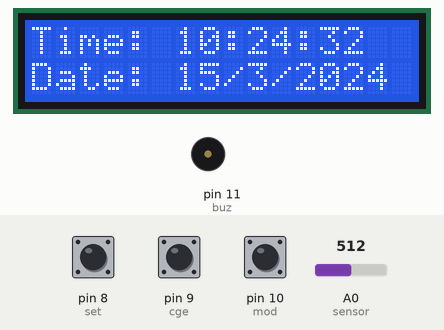
Simulated run of this sketch. Board: Arduino Uno, built with avr-gcc and run on an emulated ATmega328P. On the bench: 16×2 character LCD, buzzer (waves = sounding, pin HIGH). The inputs (shaded band) are chosen by the test bench; at power-on: A0 (sensor) = 512, pin 10 (mod) HIGH, pin 8 (set) HIGH, pin 9 (cge) HIGH. The local clock reads 2024-03-15 10:24:30 at power-on unless the sketch sets it; EEPROM starts erased.

Above: at 3.2 s.
3.3 s: A0 (sensor) set to 197
7.5 s: A0 (sensor) set to 170
At 12.1 s:
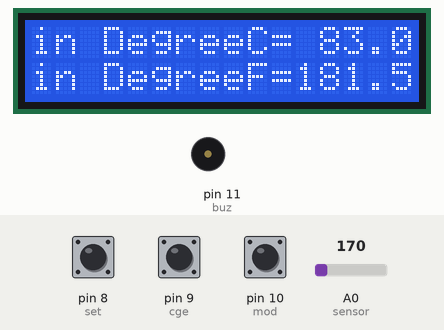
16.2 s: pin 10 (mod) pulled LOW for 3 s
At 20.6 s:
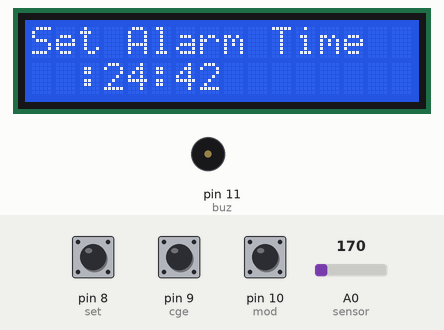
20.7 s: pin 8 (set) pulled LOW for 3 s
At 24.0 s:
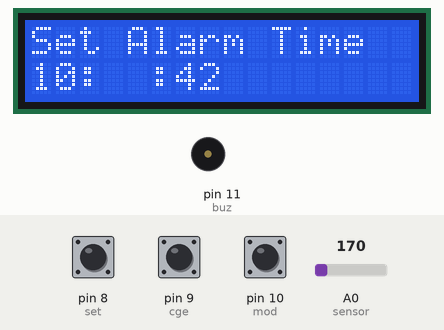
25.4 s: pin 8 (set) pulled LOW for 3 s
At 30.3 s:
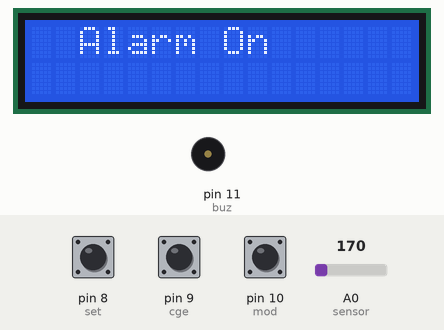
34.9 s: A0 (sensor) set to 122
At 38.3 s:
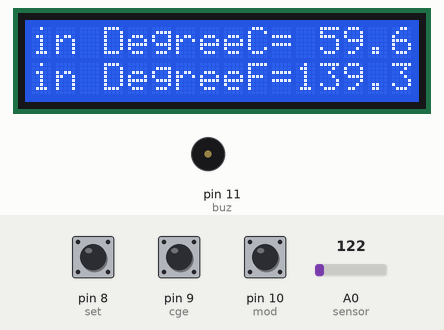
Timing chart, 0 to 39.8 s (numbered marks = the images above; inputs shaded):
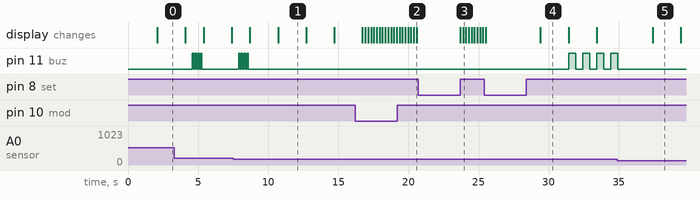

The sketch:

Final_Proj.ino
```cpp
 #include <Wire.h>
#include<EEPROM.h>
#include <RTClib.h>
#include <LiquidCrystal.h>
LiquidCrystal lcd(2, 3, 4, 5, 6, 7);
RTC_DS1307 RTC;
int tmp,Inc,hor,mIn,add=11;
int set=8;
int cge=9;
int mod=10;
int off=0;
int sensor=A0;

float tempc;  //variable to store temperature in degree Celsius
float tempf;  //variable to store temperature in Fahreinheit
float vout;  //temporary variable to hold sensor reading
int count_flag = 0;
#define buz 11
int Hor,Min,Sec;
///////////////////////////////////////Function to adjust the time//////////////////////////////////

void time()
{
    int tmp=1,mins=0,hors=0,secs=0;
    while(tmp==1)
    {
     off=0;
     if(digitalRead(cge)==0)
     {
      Hor++;
      if(Hor==24)
      {
       Hor=0;
      }
     }
     lcd.clear();
     lcd.setCursor(0,0);
     lcd.print("Set Alarm Time ");

    lcd.setCursor(0,1);
    if(Hor<=9)
    lcd.print("0");
    lcd.print(Hor);
    lcd.print(":");
    lcd.print(Min);
    lcd.print(":");
    lcd.print(Sec);
    delay(200);
    lcd.setCursor(0,1);
    lcd.print("  ");
    lcd.print(":");
    lcd.print(Min);
    lcd.print(":");
    lcd.print(Sec);
    delay(200);
    if(digitalRead(set)==0)
    {
      hor=Hor;
      EEPROM.write(add++,hor);
     tmp=2;
     while(digitalRead(set)==0);
    }
    }

    while(tmp==2)
    {
     if(digitalRead(cge)==0)
     {
      Min++;
      if(Min==60)
      {Min=0;}
     }
    lcd.setCursor(0,1);
    lcd.print(Hor);
    lcd.print(":");
     if(Min<=9)
    lcd.print("0");
    lcd.print(Min);
    lcd.print(":");
    lcd.print(Sec);
    lcd.print("  ");
    delay(200);
     lcd.setCursor(0,1);
    lcd.print(Hor);
    lcd.print(":");
    lcd.print("  ");
    lcd.print(":");
    lcd.print(Sec);
    lcd.print("  ");
    delay(200);
      if(digitalRead(set)==0)
      {
       mIn=Min;
       EEPROM.write(add++, mIn);
       tmp=0;
       while(digitalRead(set)==0);
      }
    }
    off=1;
    delay(10);
}
///////////////////////////////////////////function to sound the buzzer//////////////////////////////////
void Buz()
{
  if(digitalRead(set)==0)
  off=0;
  if(off==1)
  {
   digitalWrite(buz,HIGH);
   delay(500);

   digitalWrite(buz, LOW);
   delay(500);
  }
}
//////////////////////////////////////////function to compare the alarm time with current RTC time//////////////////
void TimeCheck()
{
  int tem[17];
  for(int i=11;i<17;i++)
  {
    tem[i]=EEPROM.read(i);
  }


  if(Hor == tem[11] && Min == tem[12] && off==1)
  {

   add=11;
   Buz();
   Buz();

   lcd.clear();
   lcd.print("Wake UP....");
   lcd.setCursor(0,1);
   lcd.print("...........alarm");
   Buz();
   Buz();

   }
}
////////////////////////////////////////////////////////////setup///////////////////////////
void setup()
{
 Wire.begin();
 RTC.begin();
 lcd.begin(16,2);
 pinMode(cge, INPUT);
 pinMode(set, INPUT);
 pinMode(mod, INPUT);
 pinMode(buz, OUTPUT);
 pinMode(sensor,INPUT);
 digitalWrite(set, HIGH);
 digitalWrite(mod, HIGH);
 digitalWrite(cge, HIGH);


   lcd.setCursor(0,0);
   lcd.print("Abhishek &");
   lcd.setCursor(0,1);
   lcd.print("Biswajeet");
   delay(2000);

 if(!RTC.isrunning())
 {
 RTC.adjust(DateTime(__DATE__,__TIME__));
 }
}
////////////////////////////////////////////////////////////loop/////////////////////////////////////
void loop()
{
   DateTime now = RTC.now();
   if(digitalRead(mod) == 0)
   {
    current();
    time();
    delay(1000);
    lcd.clear();
    lcd.setCursor(0,0);
    lcd.print("  Alarm On");
    delay(2000);
   }

 lcd.clear();
 lcd.setCursor(0,0);
 lcd.print("Time:");
 lcd.setCursor(6,0);
 Hor=now.hour(),DEC;
 if(Hor<=9)
 {
  lcd.print("0");
  lcd.print(Hor=now.hour(),DEC);
 }
 else
 lcd.print(Hor=now.hour(),DEC);
 lcd.print(":");
 Min=now.minute(),DEC;
 if(Min<=9)
 {
 lcd.print("0");
 lcd.print(Min=now.minute(),DEC);
 }
 else
 lcd.print(Min=now.minute(),DEC);

 lcd.print(":");
 Sec=now.second(),DEC;
 if(Sec<=9)
 {
  lcd.print("0");
  lcd.print(Sec=now.second(),DEC);
 }
 else
 lcd.print(Sec=now.second(),DEC);
 lcd.setCursor(0,1);
 lcd.print("Date: ");
 lcd.print(now.day(),DEC);
 lcd.print("/");
 lcd.print(now.month(),DEC);
 lcd.print("/");
 lcd.print(now.year(),DEC);
 TimeCheck();

 delay(2000);
 if(Min == EEPROM.read(12) + 1 && count_flag < 2)
   {
    count_flag++;
    lcd.clear();
    lcd.print("dds");
   int ttt= EEPROM.read(12);

   EEPROM.update(12,ttt+3);
   }
   if(count_flag >= 2)
   {
    count_flag = 0;
   }
 temp();

}

///////////////////////////////////////////////////////tempreture check//////////////////////////////////////////////
void temp()
{
//  int temp = analog.read()
//  Serial.print("Temperature:-");
//  lcd.clear();
//  lcd.setCursor(0,0);
//  lcd.print("Temperature:-");
//  delay(300);

 vout=analogRead(sensor);
 vout=(vout*500)/1023;
 tempc=vout; // Storing value in Degree Celsius
 tempf=(vout*1.8)+32; // Converting to Fahrenheit
 lcd.setCursor(0,0);
 if(tempc > 90)
 {
    lcd.clear();
    lcd.print("Danger");
    delay(500);
    digitalWrite(buz,HIGH);
   delay(100);

   digitalWrite(buz, LOW);
   delay(100);
    digitalWrite(buz,HIGH);
   delay(100);

   digitalWrite(buz, LOW);
   delay(100);
   digitalWrite(buz,HIGH);
   delay(100);

   digitalWrite(buz, LOW);
   delay(100);
   digitalWrite(buz,HIGH);
   delay(100);

   digitalWrite(buz, LOW);
   delay(100);
 }
 if(tempc < 90){
 lcd.print("in DegreeC= ");
 lcd.print(tempc);
 lcd.setCursor(0,1);
 lcd.print("in DegreeF=");
 lcd.print(tempf);
 delay(2000); //Delay of 1 second for ease of viewing in serial monitor
 }
}


///////////////////////////////////////////////////////function to get current RTC time//////////////////////////////
void current()
{
  lcd.setCursor(0,1);
  lcd.print(Hor);
  lcd.print(":");
  lcd.print(Min);
  lcd.print(":");
  lcd.print(Sec);
}
```

Measured:
- the behaviour switches between 185 and 184 on A0 (sensor) (found by bisection; images 0 and 1)
- after the input at 7.5 s, pin 11 (buz): goes on until 8.6 s, then stays LOW; the display: first differs from a run without the input after 3.2 s (image 1)
- after the input at 16.2 s, the display: first changes after 0.53 s (image 2 shows a later state)
- after the input at 25.4 s, pin 11 (buz): alternates HIGH for 0.50 s and LOW for 0.50 s, starting after 6.0 s
- by itself, pin 11 (buz): alternates HIGH for 0.10 s and LOW for 0.10 s, 8 changes in all, then stays LOW
- what the display in image 1 shows lasts 2.0 s, from 10.7 s to 12.7 s
